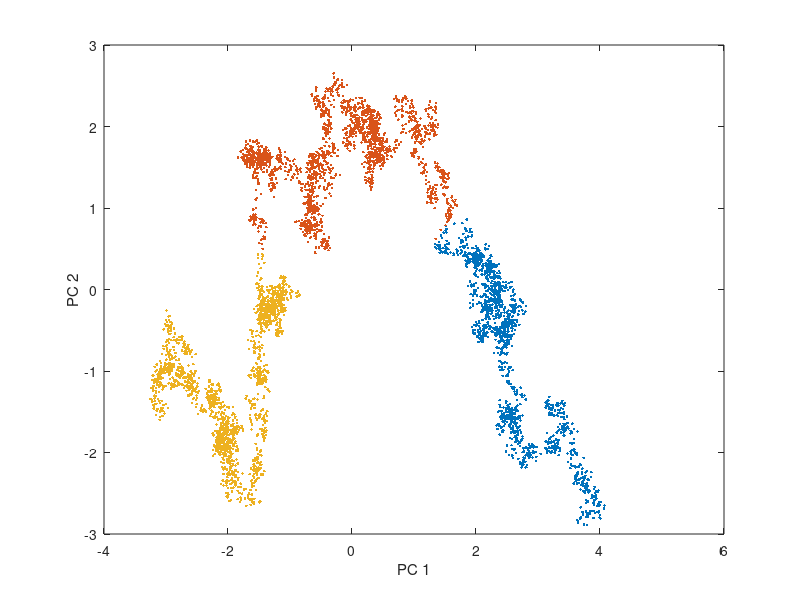

Recreate this plot in MATLAB. (Note: this script raises an error after producing the figure.)
close all; clear all; clc;

% 18 Jan 2017
% Trying out PCA on some simple data
ftol = 99; % percentile for monitoring statistics

% Generate some random input data vectors:
n = 5000; % number of samples
t = 1:n; % time stamp vector
t = t(:); % column vector

% specify mu for each input:
mA = 2;
mB = 1;
mC = 5;

% specify sigma for each input:
sA = 0.05;
sB = 0.09;
sC = 0.03;

% generate inputs:
A = zeros(size(t))+mA;
B = zeros(size(t))+mB;
C = zeros(size(t))+mC;

% Use random walks to generate inputs:
for i = 2:n
    A(i) = A(i-1) + sA*(rand(1,1)-0.5);
    B(i) = B(i-1) + sB*(rand(1,1)-0.5);
    C(i) = C(i-1) + sC*(rand(1,1)-0.5);
end

% % Generate two sets of normal operating data, with differing ICs:
% for i = 2:n-floor(n/2)
%     A(i) = A(i-1) + sA*(rand(1,1)-0.5);
%     B(i) = B(i-1) + sB*(rand(1,1)-0.5);
%     C(i) = C(i-1) + sC*(rand(1,1)-0.5);
% end
% 
% A(i) = A(i)*1.5;
% 
% for i = n-floor(n/2-1):n
%     A(i) = A(i-1) + sA*(rand(1,1)-0.5);
%     B(i) = B(i-1) + sB*(rand(1,1)-0.5);
%     C(i) = C(i-1) + sC*(rand(1,1)-0.5);
% end

% generate linear combinations D, E and F from A,B,C:
mD = 0.3;
cD = 1;
D = mD*A + cD;
D = D + D.*(rand(size(D)) - 0.5)*2/100; % introduce 2% error into this measurement

mEA = -2;
mEB = 1.4;
cE = 0;
E = mEA*A + mEB*B + cE;
E = E + E.*(rand(size(E)) - 0.5)*2/100; % introduce 2% error into this measurement

mFD = 3.5;
mFE = 0.9;
mFC = -0.2;
cF = 1.3;
F = mFD*D + mFE*E + mFC*C + cF;
F = F + F.*(rand(size(F)) - 0.5)*2/100; % introduce 2% error into this measurement

% extract mu and sigma from data:
mAd = mean(A);
mBd = mean(B);
mCd = mean(C);
mDd = mean(D);
mEd = mean(E);
mFd = mean(F);
sAd = std(A);
sBd = std(B);
sCd = std(C);
sDd = std(D);
sEd = std(E);
sFd = std(F);

% shift all data to zero mean and unit variance:
Ad = (A - mAd)/sAd;
Bd = (B - mBd)/sBd;
Cd = (C - mCd)/sCd;
Dd = (D - mDd)/sDd;
Ed = (E - mEd)/sEd;
Fd = (F - mFd)/sFd;

% Data set is inputs and only final output (D,E are invisible)
myD = [Ad Bd Cd Fd]; % centred data

myD = [Ad Bd Cd Dd Ed Fd];

% determine PCs, scores, eigenvalues, T^2 of data set:
[Ppc,Spc,lt] = pca(myD);

% extract % explained by each PC:
exp = lt/sum(lt)*100;
NC = find(exp<5,1)-1; % retain # of PCs to explain >95% of variation

% Define PC and residual spaces:
P = Ppc(:,1:NC);
Pr = Ppc(:,NC+1:end);
sc = Spc(:,1:NC);
scr = Spc(:,NC+1:end);

% reconstruct data
rec = sc*P'; % reconstruction in PC space
recr = scr*Pr'; % in residual space

idx = kmeans(rec,3,'Replicates',10);

% figure;
% plot(t(idx==1),rec(idx==1,6),'.',t(idx==2),rec(idx==2,6),'x',t(idx==3),rec(idx==3,6),'o')

figure;
plot(sc(idx==1,1),sc(idx==1,2),'.',sc(idx==2,1),sc(idx==2,2),'.',sc(idx==3,1),sc(idx==3,2),'.')
xlabel('PC 1')
ylabel('PC 2')

figure;
plot3(sc(idx==1,1),sc(idx==1,2),sc(idx==1,3),'.',sc(idx==2,1),sc(idx==2,2),sc(idx==2,3),'.',sc(idx==3,1),sc(idx==3,2),sc(idx==3,3),'.')
% plot3(sc(idx==1,1),sc(idx==1,2),sc(idx==1,3),'.',sc(idx==2,1),sc(idx==2,2),sc(idx==2,3),'.')

return
% determine SPE:
SPE = sum(recr.^2,2);
SPEb = prctile(SPE,ftol);
mSPE = SPE>SPEb;

% figure;
% plot(t(~mSPE),SPE(~mSPE),'.',t(mSPE),SPE(mSPE),'x')

% % use analytical definition of SPE limit bSPE (ALcala & Qin 2009):
% % bSPE = gSPE*CHI_alpha^2(hSPE). Confidence level (1-alpha)*100%
% % gSPE = sigma2/sigma1
% % hSPE = sigma1^2/sigma2
% % sigma1 = sum_i=l+1:n lambda_i
% % sigma2 = sum_i=l+1:n lambda_i^2
% % l is the number of retained PCs
% % lambda_i is ith eigenvalue
% 
% sig1 = sum(lt(NC+1:end));
% sig2 = sum(lt(NC+1:end).^2);
% hSPE = sig1^2/sig2;
% gSPE = sig2/sig1;
% bSPE = gSPE*chi2pdf(hSPE,100-ftol);
% mbSPE = SPE>bSPE; % ie faulty conditions
% figure;
% plot(t(~mbSPE),SPE(~mbSPE),'.',t(mbSPE),SPE(mbSPE),'x')

% determine Hotelling's T^2:
T2 = mahal(sc,sc); % using help pca's suggested method
T2b = prctile(T2,ftol);
mT = T2>T2b;

% combined threshold statistic:
Cs = (SPE/SPEb + T2/T2b);
Csb = prctile(Cs,ftol);
mCsb = Cs>Csb;

% figure;
% plot(t,Cs,'.',t(mSPE),Cs(mSPE),'xr',t(mT),Cs(mT),'og',t(mCsb),Cs(mCsb),'>b')
% break

% % This code generates T^2 more manually and slightly slower than mahal:
% lt = lt(1:NumComp); % retain only eigenvalues for number of PCs
% sc2 = sc.^2; % squared scores
% T2ma = zeros(size(sc(:,1)));
% for i = 1:length(T2ma)
%     T2ma(i) = sum(sc2(i,:)./lt');
% end

%=========================================================================
% Generate some test data:
t2 = n+1:n+500;
t2 = t2(:);

% generate inputs:
% At = zeros(size(t2))+A(end);
% Bt = zeros(size(t2))+B(end);
% Ct = zeros(size(t2))+C(end);
At = zeros(size(t2))+mA;
Bt = zeros(size(t2))+mB;
Ct = zeros(size(t2))+mC;

% Use random walks to generate inputs:
for i = 2:length(t2)
    At(i) = At(i-1) + sA*(rand(1,1)-0.5);
    Bt(i) = Bt(i-1) + sB*(rand(1,1)-0.5);
    Ct(i) = Ct(i-1) + sC*(rand(1,1)-0.5);
end

% generate linear combinations D, E and F from A,B,C:
mD = 0.3;
cD = 1;
Dt = mD*At + cD;
Dt = Dt + Dt.*(rand(size(Dt)) - 0.5)*2/100; % introduce 2% error into this measurement

mEA = -2;
mEB = 1.4;
cE = 0;
Et = mEA*At + mEB*Bt + cE;
Et = Et + Et.*(rand(size(Et)) - 0.5)*2/100; % introduce 2% error into this measurement

mFD = 3.5;
mFE = 0.9;
mFC = -0.2;
cF = 1.3;
Ft = mFD*Dt + mFE*Et + mFC*Ct + cF;
Ft = Ft + Ft.*(rand(size(Ft)) - 0.5)*2/100; % introduce 2% error into this measurement

% shift all data to zero mean and unit variance (using original data mu and sigma):
Adt = (At - mAd)/sAd;
Bdt = (Bt - mBd)/sBd;
Cdt = (Ct - mCd)/sCd;
Ddt = (Dt - mDd)/sDd;
Edt = (Et - mEd)/sEd;
Fdt = (Ft - mFd)/sFd;

myDt = [Adt Bdt Cdt Fdt];
myDt = [Adt Bdt Cdt Ddt Edt Fdt];

% map test data onto principal components:
sct = myDt*P;

% reconstruct test data:
rect = sct*P';

% determine SPE:
SPEt = sum((rect - myDt).^2,2);
mt = SPEt>SPEb;

% determine T^2:
% % This code generates T^2 more manually and slightly slower than mahal,
% % but has to be used for evaluating data:
ltd = lt(1:NC); % retain only eigenvalues for number of PCs

sc2 = sct.^2; % squared scores
T2t = zeros(size(sct(:,1)));
for i = 1:length(T2t)
    T2t(i) = sum(sc2(i,:)./ltd');
end

mTt = T2t>T2b;

%=========================================================================
% Generate some error data:
te = t2(end)+1:t2(end)+500;
te = te(:);

% generate inputs:
% Ae = zeros(size(te))+At(end);
% Be = zeros(size(te))+Bt(end);
% Ce = zeros(size(te))+Ct(end);
Ae = zeros(size(te))+mA;
Be = zeros(size(te))+mB;
Ce = zeros(size(te))+mC; % change an input

% Use random walks to generate inputs:
for i = 2:length(te)
    Ae(i) = Ae(i-1) + sA*(rand(1,1)-0.5);
    Be(i) = Be(i-1) + sB*(rand(1,1)-0.5);
    Ce(i) = Ce(i-1) + sC*(rand(1,1)-0.5);
end

% generate linear combinations D, E and F from A,B,C:
mDe = mD*1.2; % fundamental change in process
cD = 1;
De = mDe*Ae + cD;
De = De + De.*(rand(size(De)) - 0.5)*2/100; % introduce 2% error into this measurement

mEA = -2;
mEB = 1.4;
cE = 0;
Ee = mEA*Ae + mEB*Be + cE;
Ee = Ee + Ee.*(rand(size(Ee)) - 0.5)*2/100; % introduce 2% error into this measurement

mFD = 3.5;
mFE = 0.9;
mFC = -0.2;
cF = 1.3;
Fe = mFD*De + mFE*Ee + mFC*Ce + cF;
Fe = Fe + Fe.*(rand(size(Fe)) - 0.5)*2/100; % introduce 2% error into this measurement

% Ae = Ae*0.5; % measurement error on input
% Fe = Fe*0.5; % measurement error on output

% shift all data to zero mean and unit variance (using original data mu and sigma):
Ade = (Ae - mAd)/sAd;
Bde = (Be - mBd)/sBd;
Cde = (Ce - mCd)/sCd;
Dde = (De - mDd)/sDd;
Ede = (Ee - mEd)/sEd;
Fde = (Fe - mFd)/sFd;

myDe = [Ade Bde Cde Fde];
myDe = [Ade Bde Cde Dde Ede Fde];

% map error data onto principal components:
sce = myDe*P; % in PC space
scre = myDe*Pr; % in residual space

% reconstruct error data:
rece = sce*P'; % in PC space
recre = scre*Pr'; % in residual space

% determine SPE:
SPEe = sum((rece - myDe).^2,2);
me = SPEe>SPEb;

% determine T^2:
% % This code generates T^2 more manually and slightly slower than mahal,
% % but has to be used for evaluating data:
sc2 = sce.^2; % squared scores
T2e = zeros(size(sce(:,1)));
for i = 1:length(T2e)
    T2e(i) = sum(sc2(i,:)./ltd');
end
mTe = T2e>T2b;

%=========================================================================
% Determine contributions for error data:

% contributions to SPE:
Cdash = Pr*Pr'; % projection matrix to residual space
cii = diag(Cdash)'; % diagonal elements of Cdash
cont = zeros(size(rece));
RBC = cont;
for i = 1:size(recre,2)
    cont(:,i) = recre(:,i).^2; % standard contribution
    RBC(:,i) = cont(:,i)/cii(i); % Reconstruction-based contribution to SPE
end

figure;
plot(1:length(lt),mean(cont(me,:))/sum(mean(cont(me,:))),1:length(lt),mean(RBC(me,:))/sum(mean(RBC(me,:))))
legend('Contribution','RBC')

% figure;
% subplot(2,1,1)
% plot(t,myD(:,1:3))
% ylabel('Inputs A, B, C')
% legend('A','B','C')
% subplot(2,1,2)
% plot(t,myD(:,4:6))
% ylabel('Output F')
% break

%=========================================================================
% Plot some results:

figure;
subplot(2,1,1)
plot(t,myD(:,1:3),t2,myDt(:,1:3),'.',te,myDe(:,1:3),'x')
ylabel('Inputs A, B, C')
legend('A','B','C')
subplot(2,1,2)
plot(t,myD(:,4),t2,myDt(:,4),'.',te,myDe(:,4),'x')
ylabel('Output F')

figure;
subplot(2,1,1)
plot(t(mSPE),SPE(mSPE),'xr',t(~mSPE),SPE(~mSPE),'.b',...    Training data
    t2(mt),SPEt(mt),'xr',t2(~mt),SPEt(~mt),'.g',...         Test data
    te(me),SPEe(me),'xr',te(~me),SPEe(~me),'.c', ...        Error data
    [min([t; te; t2]) max([t; te; t2])],[SPEb SPEb],'--k')
xlabel('Time')
ylabel('Squared Prediction Error')
subplot(2,1,2)
plot(t(mT),T2(mT),'xr',t(~mT),T2(~mT),'.b',...              Training data
    t2(mTt),T2t(mTt),'xr',t2(~mTt),T2t(~mTt),'.g',...       Test data
    te(mTe),T2e(mTe),'xr',te(~mTe),T2e(~mTe),'.c',...       Error data
    [min([t; te; t2]) max([t; te; t2])],[T2b T2b],'--k')
xlabel('Time')
ylabel('Hotelling''s T^2 error')

% figure;
% plot(t,(SPE/SPEb + T2/T2b),t2,(SPEt/SPEb + T2t/T2b),te,(SPEe/SPEb + T2e/T2b),[0 max([t;t2;te])],[Csb Csb],'b--')
% 
% figure;
% plot(sc(:,1),sc(:,2),'.b',sct(:,1),sct(:,2),'xc',sce(:,1),sce(:,2),'xr')
% legend('Training','Validation','Error')
% 
% figure;
% plot3(sc(:,1),sc(:,2),sc(:,3),'.b')
% hold on
% plot3(sct(:,1),sct(:,2),sct(:,3),'.c')
% hold on
% plot3(sce(:,1),sce(:,2),sce(:,3),'xr')
% xlabel('PC1')
% ylabel('PC2')
% zlabel('PC3')